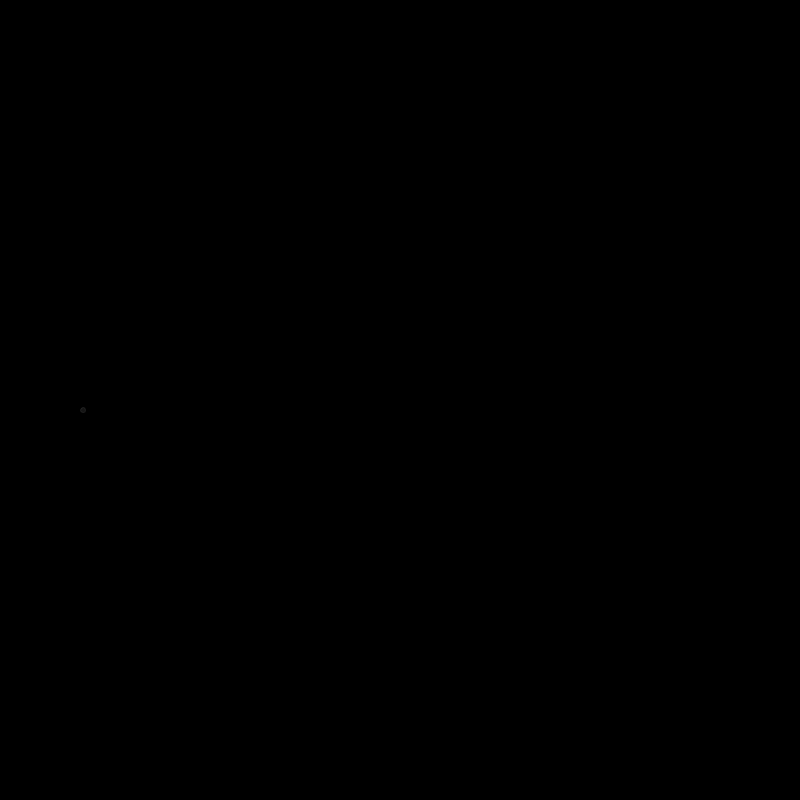
Frame 1 (no input)
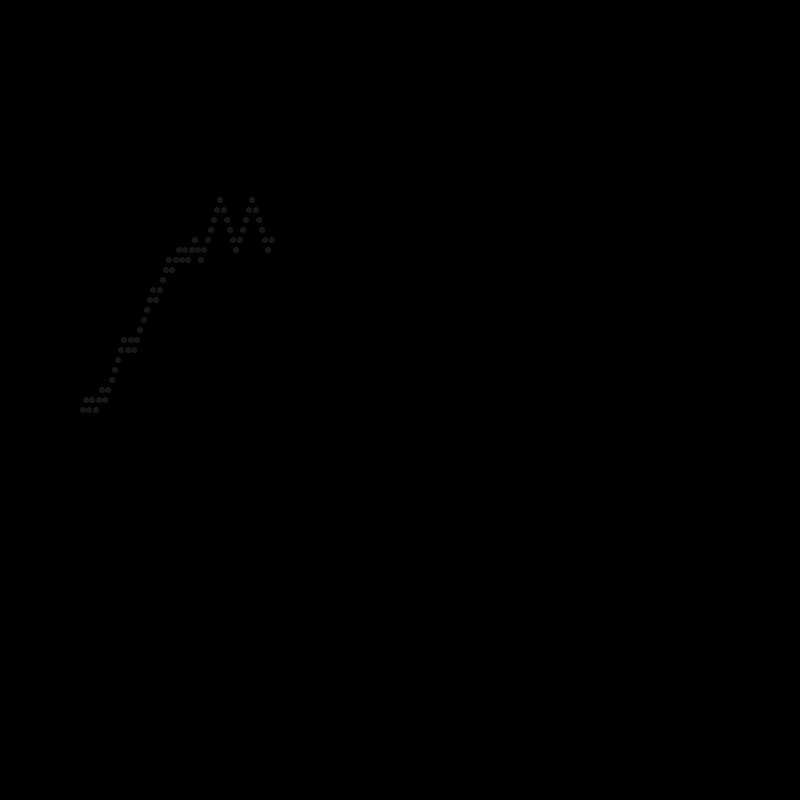
Frame 60 (the mouse pressed at the canvas centre just before this capture)
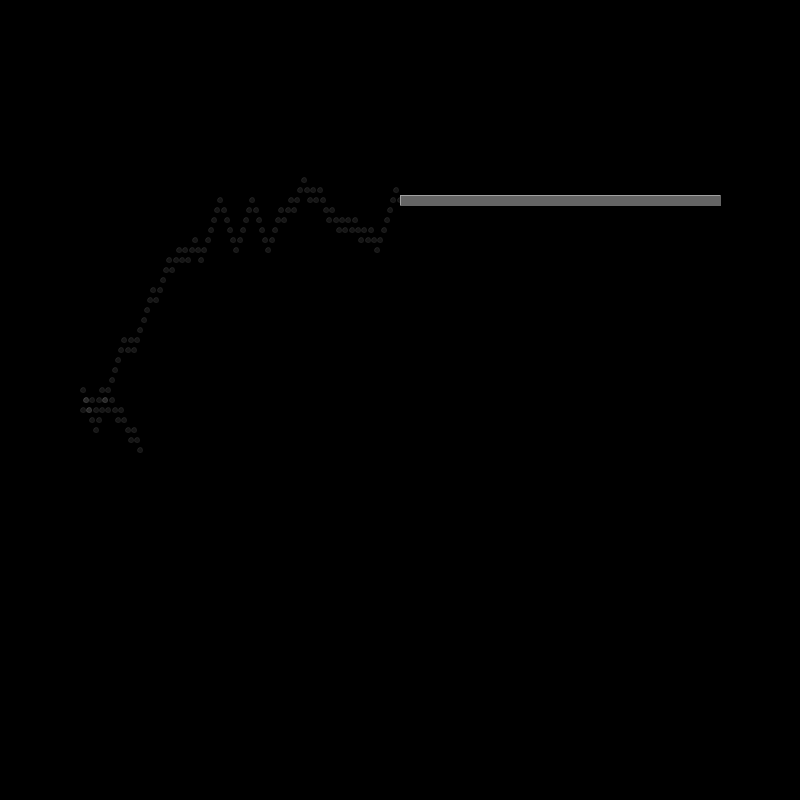
Frame 120 (the mouse held since frame 60 and released just before this capture)

The Processing sketch that drew these frames (run headless with seeded random() and noise(); from frame 60 on, the mouse is pressed at the canvas centre):

// Processing sketch: Main
// ── Main.pde
int yStep;
// ArrayList<Path> paths;
Path path;
Graph graph;

void setup(){
    size(800, 800);
    frameRate(60);
    background(0);
    rectMode(CENTER);

    yStep = 10;
    // paths = new ArrayList<Path>();

    // paths.add(new Path(100, 4*width/10));
    path = new Path(100, 4*width/10);

    graph = new Graph(width/2, 9*width/10);
}

void draw(){
    // Path currPath = paths.get(paths.size()-1);
    // if(currPath.stop) {
    //     paths.add(new Path(100, 4*width/10));
    //     graph.display();
    // }
    // else {
    //     currPath.update();
    //     currPath.displayLast();
    // }
    if(path.stop){
        path = new Path(100, 4*width/10);
        graph.display();
    } else {
        path.update();
        path.displayLast();
    }
}
// ── Graph.pde
class Graph{
    IntList xData;
    IntList yData;
    int xMin;
    int xMax;

    Graph(int _min, int _max){
        this.xMin = _min;
        this.xMax = _max;

        this.xData = new IntList();
        this.yData = new IntList();
    }

    void addY(int y){
        if(this.yData.hasValue(y)){
            int temp = this.getIndex(y);
            this.xData.set(temp, this.xData.get(temp) + 1);
        } else {
            this.xData.append(1);
            this.yData.append(y);
        }
    }
    void display(){
        stroke(0);
        fill(0);
        rect(3*width/4, height/2, width/2, height);
        stroke(255, 100);
        fill(255, 100);
        int maxi = this.xData.max();
        float unit = (this.xMax-this.xMin)/maxi;
        for(int i=0; i<this.xData.size(); i++){
            rect(this.xMin + this.xData.get(i)*unit/2, this.yData.get(i), this.xData.get(i)*unit, yStep);
        }
    }
    int getIndex(int n){
        for(int i=0; i<this.yData.size(); i++)
            if(this.yData.get(i) == n) return i;
        return -1;
    }
}
// ── Node.pde
class Node{
    float x;
    int y;

    Node(float _x, int _y){
        this.x = _x;
        this.y = _y;
    }

    void display(){
        stroke(255, 20);
        fill(255, 20);
        ellipse(this.x, this.y, 5, 5);
    }
}
// ── Path.pde
class Path{
    ArrayList<Node> nodes;
    int currStep;
    int nbSteps;
    int size;
    boolean stop;

    Path(int _n, int _s){
        this.nbSteps = _n;
        this.size = _s;

        this.currStep = 0;
        this.nodes = new ArrayList<Node>();
        this.nodes.add(new Node(width/10, height/2));
        this.stop = false;
    }

    void display(){
        noFill();
        stroke(255, 20);
        strokeWeight(1);

        // beginShape();
        // for(Node node : this.nodes)
        //     vertex(node.x, node.y);
        // endShape();
        for(Node node : this.nodes)
            node.display();
    }
    void displayLast(){
        this.nodes.get(this.nodes.size()-1).display();
    }
    void fullUpdate(){
        while(!this.stop)
            this.update();
    }
    void update(){
        if(!this.stop){
            this.currStep++;
            Node currNode = nodes.get(nodes.size()-1);
            Node nextNode;
            int test = round(random(0, 1));
            if(test == 0) test = -yStep;
            else test = yStep;
            nextNode = new Node(width/10+this.currStep*this.size/this.nbSteps, currNode.y+test);
            this.nodes.add(nextNode);
            if(this.currStep == this.nbSteps){
                graph.addY(nextNode.y);
                this.stop = true;
            }
        }
    }
}
